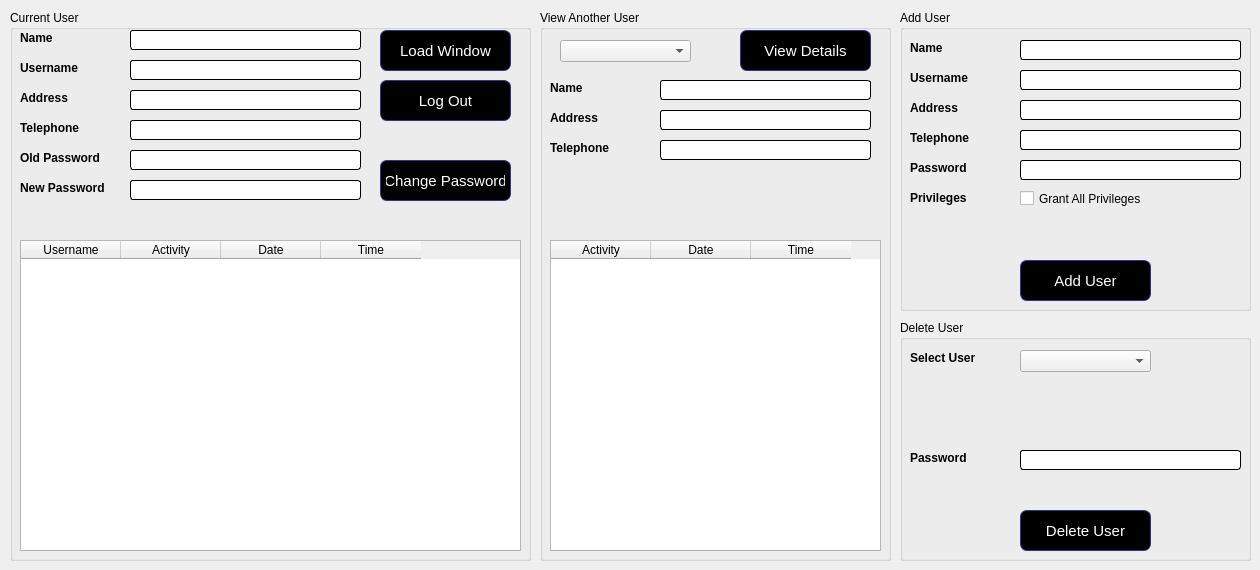
    <widget class="QWidget" name="tab_6">
     <attribute name="title">
      <string>Users</string>
     </attribute>
     <widget class="QGroupBox" name="groupBox_6">
      <property name="geometry">
       <rect>
        <x>10</x>
        <y>10</y>
        <width>521</width>
        <height>551</height>
       </rect>
      </property>
      <property name="styleSheet">
       <string notr="true">QLabel {
font-weight: bold;
font-size: 12px;
}
QLineEdit,QListWidget,QPlainTextEdit {	
       border: 1px solid rgb(0, 0, 0);	 	      
       border-radius: 3px;	 	       
 	

       selection-background-color: rgb(253, 216, 134);	 	       selection-background-color: rgb(253, 216, 134);	

       font-size: 12px;	 	       font-size: 12px;	
}</string>
      </property>
      <property name="title">
       <string>Current User</string>
      </property>
      <widget class="QLineEdit" name="lineEdit_37">
       <property name="geometry">
        <rect>
         <x>120</x>
         <y>20</y>
         <width>231</width>
         <height>20</height>
        </rect>
       </property>
       <property name="text">
        <string/>
       </property>
      </widget>
      <widget class="QLabel" name="label_93">
       <property name="geometry">
        <rect>
         <x>10</x>
         <y>20</y>
         <width>81</width>
         <height>16</height>
        </rect>
       </property>
       <property name="text">
        <string>Name</string>
       </property>
      </widget>
      <widget class="QLabel" name="label_97">
       <property name="geometry">
        <rect>
         <x>10</x>
         <y>50</y>
         <width>81</width>
         <height>16</height>
        </rect>
       </property>
       <property name="text">
        <string>Username</string>
       </property>
      </widget>
      <widget class="QLineEdit" name="lineEdit_52">
       <property name="geometry">
        <rect>
         <x>120</x>
         <y>50</y>
         <width>231</width>
         <height>20</height>
        </rect>
       </property>
       <property name="text">
        <string/>
       </property>
      </widget>
      <widget class="QLabel" name="label_100">
       <property name="geometry">
        <rect>
         <x>10</x>
         <y>110</y>
         <width>81</width>
         <height>16</height>
        </rect>
       </property>
       <property name="text">
        <string>Telephone</string>
       </property>
      </widget>
      <widget class="QLineEdit" name="lineEdit_67">
       <property name="geometry">
        <rect>
         <x>120</x>
         <y>110</y>
         <width>231</width>
         <height>20</height>
        </rect>
       </property>
       <property name="text">
        <string/>
       </property>
      </widget>
      <widget class="QLabel" name="label_101">
       <property name="geometry">
        <rect>
         <x>10</x>
         <y>80</y>
         <width>81</width>
         <height>16</height>
        </rect>
       </property>
       <property name="text">
        <string>Address</string>
       </property>
      </widget>
      <widget class="QLineEdit" name="lineEdit_68">
       <property name="geometry">
        <rect>
         <x>120</x>
         <y>80</y>
         <width>231</width>
         <height>20</height>
        </rect>
       </property>
       <property name="text">
        <string/>
       </property>
      </widget>
      <widget class="QPushButton" name="pushButton_5">
       <property name="geometry">
        <rect>
         <x>370</x>
         <y>20</y>
         <width>131</width>
         <height>41</height>
        </rect>
       </property>
       <property name="styleSheet">
        <string notr="true">QPushButton {
color: white;
background-color: QLinearGradient( );
border-width: 1px;
border-color: #339;
border-style: solid;
border-radius: 7;
padding: 3px;
font-size: 15px;
padding-left: 5px;
padding-right: 5px;

}</string>
       </property>
       <property name="text">
        <string>Load Window</string>
       </property>
      </widget>
      <widget class="QTableWidget" name="tableWidget_13">
       <property name="geometry">
        <rect>
         <x>10</x>
         <y>230</y>
         <width>501</width>
         <height>311</height>
        </rect>
       </property>
       <column>
        <property name="text">
         <string>Username</string>
        </property>
       </column>
       <column>
        <property name="text">
         <string>Activity</string>
        </property>
       </column>
       <column>
        <property name="text">
         <string>Date</string>
        </property>
       </column>
       <column>
        <property name="text">
         <string>Time</string>
        </property>
       </column>
      </widget>
      <widget class="QPushButton" name="pushButton_8">
       <property name="geometry">
        <rect>
         <x>370</x>
         <y>70</y>
         <width>131</width>
         <height>41</height>
        </rect>
       </property>
       <property name="styleSheet">
        <string notr="true">QPushButton {
color: white;
background-color: QLinearGradient( );
border-width: 1px;
border-color: #339;
border-style: solid;
border-radius: 7;
padding: 3px;
font-size: 15px;
padding-left: 5px;
padding-right: 5px;

}</string>
       </property>
       <property name="text">
        <string>Log Out</string>
       </property>
      </widget>
      <widget class="QLineEdit" name="lineEdit_77">
       <property name="geometry">
        <rect>
         <x>120</x>
         <y>140</y>
         <width>231</width>
         <height>20</height>
        </rect>
       </property>
       <property name="text">
        <string/>
       </property>
       <property name="echoMode">
        <enum>QLineEdit::Password</enum>
       </property>
      </widget>
      <widget class="QPushButton" name="pushButton_32">
       <property name="geometry">
        <rect>
         <x>370</x>
         <y>150</y>
         <width>131</width>
         <height>41</height>
        </rect>
       </property>
       <property name="styleSheet">
        <string notr="true">QPushButton {
color: white;
background-color: QLinearGradient( );
border-width: 1px;
border-color: #339;
border-style: solid;
border-radius: 7;
padding: 3px;
font-size: 15px;
padding-left: 5px;
padding-right: 5px;

}</string>
       </property>
       <property name="text">
        <string>Change Password</string>
       </property>
      </widget>
      <widget class="QLabel" name="label_112">
       <property name="geometry">
        <rect>
         <x>10</x>
         <y>140</y>
         <width>91</width>
         <height>16</height>
        </rect>
       </property>
       <property name="text">
        <string>Old Password</string>
       </property>
      </widget>
      <widget class="QLineEdit" name="lineEdit_78">
       <property name="geometry">
        <rect>
         <x>120</x>
         <y>170</y>
         <width>231</width>
         <height>20</height>
        </rect>
       </property>
       <property name="text">
        <string/>
       </property>
       <property name="echoMode">
        <enum>QLineEdit::Password</enum>
       </property>
      </widget>
      <widget class="QLabel" name="label_113">
       <property name="geometry">
        <rect>
         <x>10</x>
         <y>170</y>
         <width>91</width>
         <height>16</height>
        </rect>
       </property>
       <property name="text">
        <string>New Password</string>
       </property>
      </widget>
      <widget class="QLabel" name="label_29">
       <property name="geometry">
        <rect>
         <x>110</x>
         <y>200</y>
         <width>281</width>
         <height>31</height>
        </rect>
       </property>
       <property name="styleSheet">
        <string notr="true">color:red;</string>
       </property>
       <property name="text">
        <string/>
       </property>
      </widget>
     </widget>
     <widget class="QGroupBox" name="groupBox_7">
      <property name="geometry">
       <rect>
        <x>540</x>
        <y>10</y>
        <width>351</width>
        <height>551</height>
       </rect>
      </property>
      <property name="styleSheet">
       <string notr="true">QLabel {
font-weight: bold;
font-size: 12px;
}
QLineEdit,QListWidget,QPlainTextEdit {	
       border: 1px solid rgb(0, 0, 0);	 	      
       border-radius: 3px;	 	       
 	

       selection-background-color: rgb(253, 216, 134);	 	       selection-background-color: rgb(253, 216, 134);	

       font-size: 12px;	 	       font-size: 12px;	
}</string>
      </property>
      <property name="title">
       <string>View Another User</string>
      </property>
      <widget class="QPushButton" name="pushButton_6">
       <property name="geometry">
        <rect>
         <x>200</x>
         <y>20</y>
         <width>131</width>
         <height>41</height>
        </rect>
       </property>
       <property name="styleSheet">
        <string notr="true">QPushButton {
color: white;
background-color: QLinearGradient( );
border-width: 1px;
border-color: #339;
border-style: solid;
border-radius: 7;
padding: 3px;
font-size: 15px;
padding-left: 5px;
padding-right: 5px;

}</string>
       </property>
       <property name="text">
        <string>View Details</string>
       </property>
      </widget>
      <widget class="QLabel" name="label_98">
       <property name="geometry">
        <rect>
         <x>10</x>
         <y>70</y>
         <width>81</width>
         <height>16</height>
        </rect>
       </property>
       <property name="text">
        <string>Name</string>
       </property>
      </widget>
      <widget class="QLineEdit" name="lineEdit_53">
       <property name="geometry">
        <rect>
         <x>120</x>
         <y>70</y>
         <width>211</width>
         <height>20</height>
        </rect>
       </property>
       <property name="text">
        <string/>
       </property>
      </widget>
      <widget class="QLineEdit" name="lineEdit_69">
       <property name="geometry">
        <rect>
         <x>120</x>
         <y>100</y>
         <width>211</width>
         <height>20</height>
        </rect>
       </property>
       <property name="text">
        <string/>
       </property>
      </widget>
      <widget class="QLineEdit" name="lineEdit_70">
       <property name="geometry">
        <rect>
         <x>120</x>
         <y>130</y>
         <width>211</width>
         <height>20</height>
        </rect>
       </property>
       <property name="text">
        <string/>
       </property>
      </widget>
      <widget class="QLabel" name="label_102">
       <property name="geometry">
        <rect>
         <x>10</x>
         <y>100</y>
         <width>81</width>
         <height>16</height>
        </rect>
       </property>
       <property name="text">
        <string>Address</string>
       </property>
      </widget>
      <widget class="QLabel" name="label_103">
       <property name="geometry">
        <rect>
         <x>10</x>
         <y>130</y>
         <width>81</width>
         <height>16</height>
        </rect>
       </property>
       <property name="text">
        <string>Telephone</string>
       </property>
      </widget>
      <widget class="QTableWidget" name="tableWidget_15">
       <property name="geometry">
        <rect>
         <x>10</x>
         <y>230</y>
         <width>331</width>
         <height>311</height>
        </rect>
       </property>
       <column>
        <property name="text">
         <string>Activity</string>
        </property>
       </column>
       <column>
        <property name="text">
         <string>Date</string>
        </property>
       </column>
       <column>
        <property name="text">
         <string>Time</string>
        </property>
       </column>
      </widget>
      <widget class="QComboBox" name="comboBox">
       <property name="geometry">
        <rect>
         <x>20</x>
         <y>30</y>
         <width>131</width>
         <height>22</height>
        </rect>
       </property>
      </widget>
     </widget>
     <widget class="QGroupBox" name="groupBox_8">
      <property name="geometry">
       <rect>
        <x>900</x>
        <y>10</y>
        <width>351</width>
        <height>301</height>
       </rect>
      </property>
      <property name="styleSheet">
       <string notr="true">QLabel {
font-weight: bold;
font-size: 12px;
}
QLineEdit,QListWidget,QPlainTextEdit {	
       border: 1px solid rgb(0, 0, 0);	 	      
       border-radius: 3px;	 	       
 	

       selection-background-color: rgb(253, 216, 134);	 	       selection-background-color: rgb(253, 216, 134);	

       font-size: 12px;	 	       font-size: 12px;	
}</string>
      </property>
      <property name="title">
       <string>Add User</string>
      </property>
      <widget class="QLabel" name="label_99">
       <property name="geometry">
        <rect>
         <x>10</x>
         <y>60</y>
         <width>81</width>
         <height>16</height>
        </rect>
       </property>
       <property name="text">
        <string>Username</string>
       </property>
      </widget>
      <widget class="QLineEdit" name="lineEdit_66">
       <property name="geometry">
        <rect>
         <x>120</x>
         <y>30</y>
         <width>221</width>
         <height>20</height>
        </rect>
       </property>
       <property name="text">
        <string/>
       </property>
      </widget>
      <widget class="QLabel" name="label_104">
       <property name="geometry">
        <rect>
         <x>10</x>
         <y>30</y>
         <width>81</width>
         <height>16</height>
        </rect>
       </property>
       <property name="text">
        <string>Name</string>
       </property>
      </widget>
      <widget class="QLineEdit" name="lineEdit_71">
       <property name="geometry">
        <rect>
         <x>120</x>
         <y>90</y>
         <width>221</width>
         <height>20</height>
        </rect>
       </property>
       <property name="text">
        <string/>
       </property>
      </widget>
      <widget class="QLineEdit" name="lineEdit_72">
       <property name="geometry">
        <rect>
         <x>120</x>
         <y>120</y>
         <width>221</width>
         <height>20</height>
        </rect>
       </property>
       <property name="text">
        <string/>
       </property>
      </widget>
      <widget class="QLineEdit" name="lineEdit_73">
       <property name="geometry">
        <rect>
         <x>120</x>
         <y>60</y>
         <width>221</width>
         <height>20</height>
        </rect>
       </property>
       <property name="text">
        <string/>
       </property>
      </widget>
      <widget class="QLabel" name="label_105">
       <property name="geometry">
        <rect>
         <x>10</x>
         <y>90</y>
         <width>81</width>
         <height>16</height>
        </rect>
       </property>
       <property name="text">
        <string>Address</string>
       </property>
      </widget>
      <widget class="QLabel" name="label_106">
       <property name="geometry">
        <rect>
         <x>10</x>
         <y>120</y>
         <width>81</width>
         <height>16</height>
        </rect>
       </property>
       <property name="text">
        <string>Telephone</string>
       </property>
      </widget>
      <widget class="QLabel" name="label_107">
       <property name="geometry">
        <rect>
         <x>10</x>
         <y>150</y>
         <width>81</width>
         <height>16</height>
        </rect>
       </property>
       <property name="text">
        <string>Password</string>
       </property>
      </widget>
      <widget class="QLineEdit" name="lineEdit_74">
       <property name="geometry">
        <rect>
         <x>120</x>
         <y>150</y>
         <width>221</width>
         <height>20</height>
        </rect>
       </property>
       <property name="text">
        <string/>
       </property>
       <property name="echoMode">
        <enum>QLineEdit::Password</enum>
       </property>
      </widget>
      <widget class="QPushButton" name="pushButton_7">
       <property name="geometry">
        <rect>
         <x>120</x>
         <y>250</y>
         <width>131</width>
         <height>41</height>
        </rect>
       </property>
       <property name="styleSheet">
        <string notr="true">QPushButton {
color: white;
background-color: QLinearGradient( );
border-width: 1px;
border-color: #339;
border-style: solid;
border-radius: 7;
padding: 3px;
font-size: 15px;
padding-left: 5px;
padding-right: 5px;

}</string>
       </property>
       <property name="text">
        <string>Add User</string>
       </property>
      </widget>
      <widget class="QLabel" name="label_108">
       <property name="geometry">
        <rect>
         <x>10</x>
         <y>180</y>
         <width>81</width>
         <height>16</height>
        </rect>
       </property>
       <property name="text">
        <string>Privileges</string>
       </property>
      </widget>
      <widget class="QCheckBox" name="checkBox">
       <property name="geometry">
        <rect>
         <x>120</x>
         <y>180</y>
         <width>171</width>
         <height>17</height>
        </rect>
       </property>
       <property name="text">
        <string>Grant All Privileges</string>
       </property>
      </widget>
      <widget class="QLabel" name="label_28">
       <property name="geometry">
        <rect>
         <x>40</x>
         <y>210</y>
         <width>281</width>
         <height>31</height>
        </rect>
       </property>
       <property name="styleSheet">
        <string notr="true">color:red;</string>
       </property>
       <property name="text">
        <string/>
       </property>
      </widget>
     </widget>
     <widget class="QGroupBox" name="groupBox_9">
      <property name="geometry">
       <rect>
        <x>900</x>
        <y>320</y>
        <width>351</width>
        <height>241</height>
       </rect>
      </property>
      <property name="styleSheet">
       <string notr="true">QLabel {
font-weight: bold;
font-size: 12px;
}
QLineEdit,QListWidget,QPlainTextEdit {	
       border: 1px solid rgb(0, 0, 0);	 	      
       border-radius: 3px;	 	       
 	

       selection-background-color: rgb(253, 216, 134);	 	       selection-background-color: rgb(253, 216, 134);	

       font-size: 12px;	 	       font-size: 12px;	
}</string>
      </property>
      <property name="title">
       <string>Delete User</string>
      </property>
      <widget class="QLabel" name="label_110">
       <property name="geometry">
        <rect>
         <x>10</x>
         <y>130</y>
         <width>81</width>
         <height>16</height>
        </rect>
       </property>
       <property name="text">
        <string>Password</string>
       </property>
      </widget>
      <widget class="QLineEdit" name="lineEdit_76">
       <property name="geometry">
        <rect>
         <x>120</x>
         <y>130</y>
         <width>221</width>
         <height>20</height>
        </rect>
       </property>
       <property name="text">
        <string/>
       </property>
       <property name="echoMode">
        <enum>QLineEdit::Password</enum>
       </property>
      </widget>
      <widget class="QPushButton" name="pushButton_31">
       <property name="geometry">
        <rect>
         <x>120</x>
         <y>190</y>
         <width>131</width>
         <height>41</height>
        </rect>
       </property>
       <property name="styleSheet">
        <string notr="true">QPushButton {
color: white;
background-color: QLinearGradient( );
border-width: 1px;
border-color: #339;
border-style: solid;
border-radius: 7;
padding: 3px;
font-size: 15px;
padding-left: 5px;
padding-right: 5px;

}</string>
       </property>
       <property name="text">
        <string>Delete User</string>
       </property>
      </widget>
      <widget class="QLabel" name="label_111">
       <property name="geometry">
        <rect>
         <x>10</x>
         <y>30</y>
         <width>81</width>
         <height>16</height>
        </rect>
       </property>
       <property name="text">
        <string>Select User</string>
       </property>
      </widget>
      <widget class="QLabel" name="label_27">
       <property name="geometry">
        <rect>
         <x>50</x>
         <y>160</y>
         <width>281</width>
         <height>21</height>
        </rect>
       </property>
       <property name="styleSheet">
        <string notr="true">color:red;</string>
       </property>
       <property name="text">
        <string/>
       </property>
      </widget>
      <widget class="QComboBox" name="comboBox_2">
       <property name="geometry">
        <rect>
         <x>120</x>
         <y>30</y>
         <width>131</width>
         <height>22</height>
        </rect>
       </property>
      </widget>
     </widget>
    </widget>
